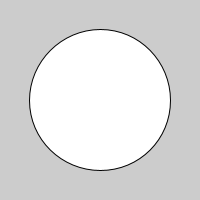
Frame 1 (no input)
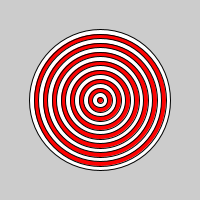
Frame 60 (the mouse pressed at the canvas centre just before this capture)
Frame 120 (the mouse held since frame 60 and released just before this capture): identical to frame 60, image omitted

The Processing sketch that drew these frames (run headless with seeded random() and noise(); from frame 60 on, the mouse is pressed at the canvas centre):

// Processing sketch: bullseye
// ── bullseye.pde
int i= 150;
void setup(){
  size(200,200);
}

void draw(){
  i = i-9;
  if ( i%2 == 0 ){
    fill( 255, 3, 3);
  } else {
    fill( 255, 255, 255);
  }
  if ( i > 0){
  ellipse( 100, 100, i, i);
  }
}
